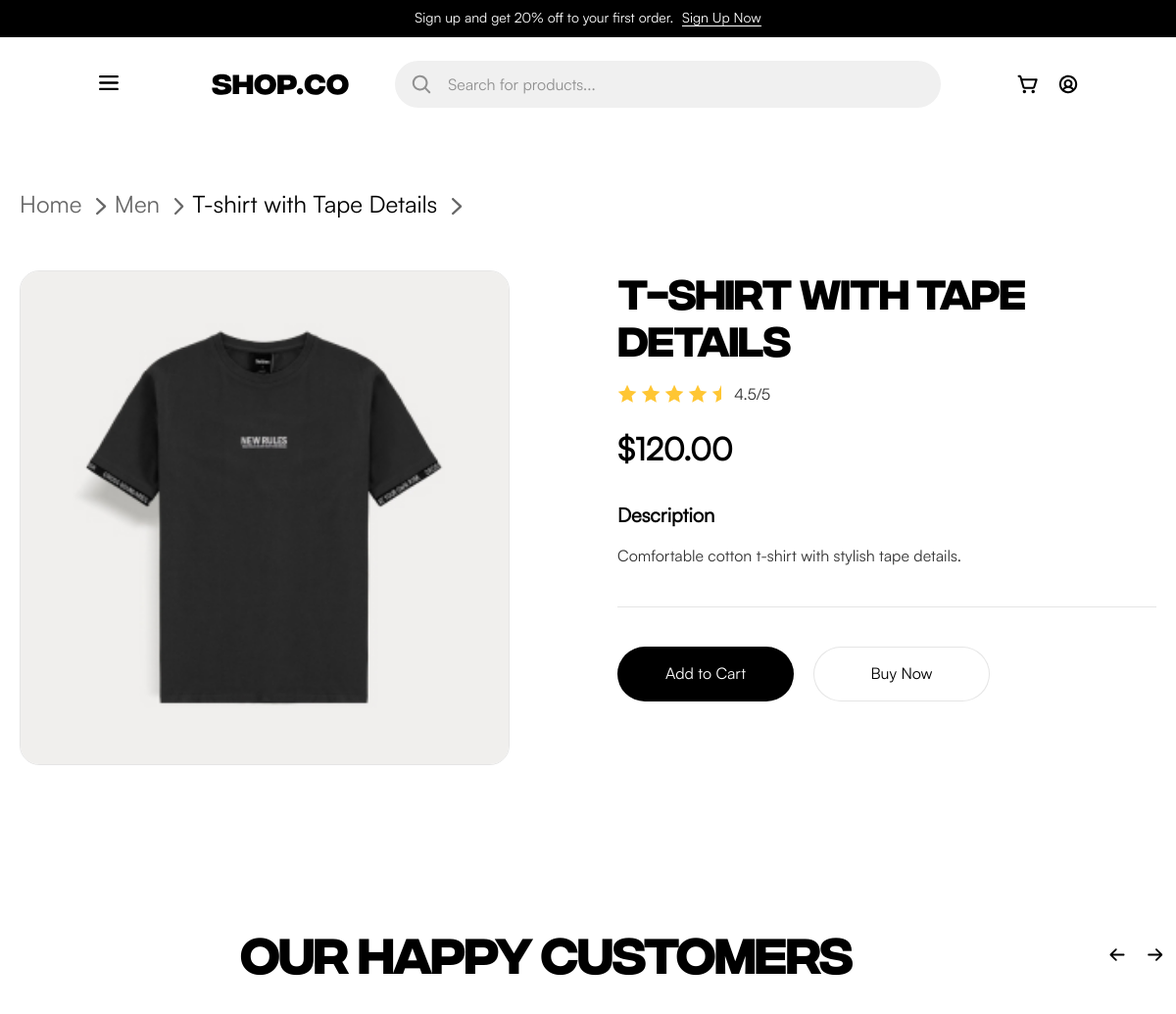
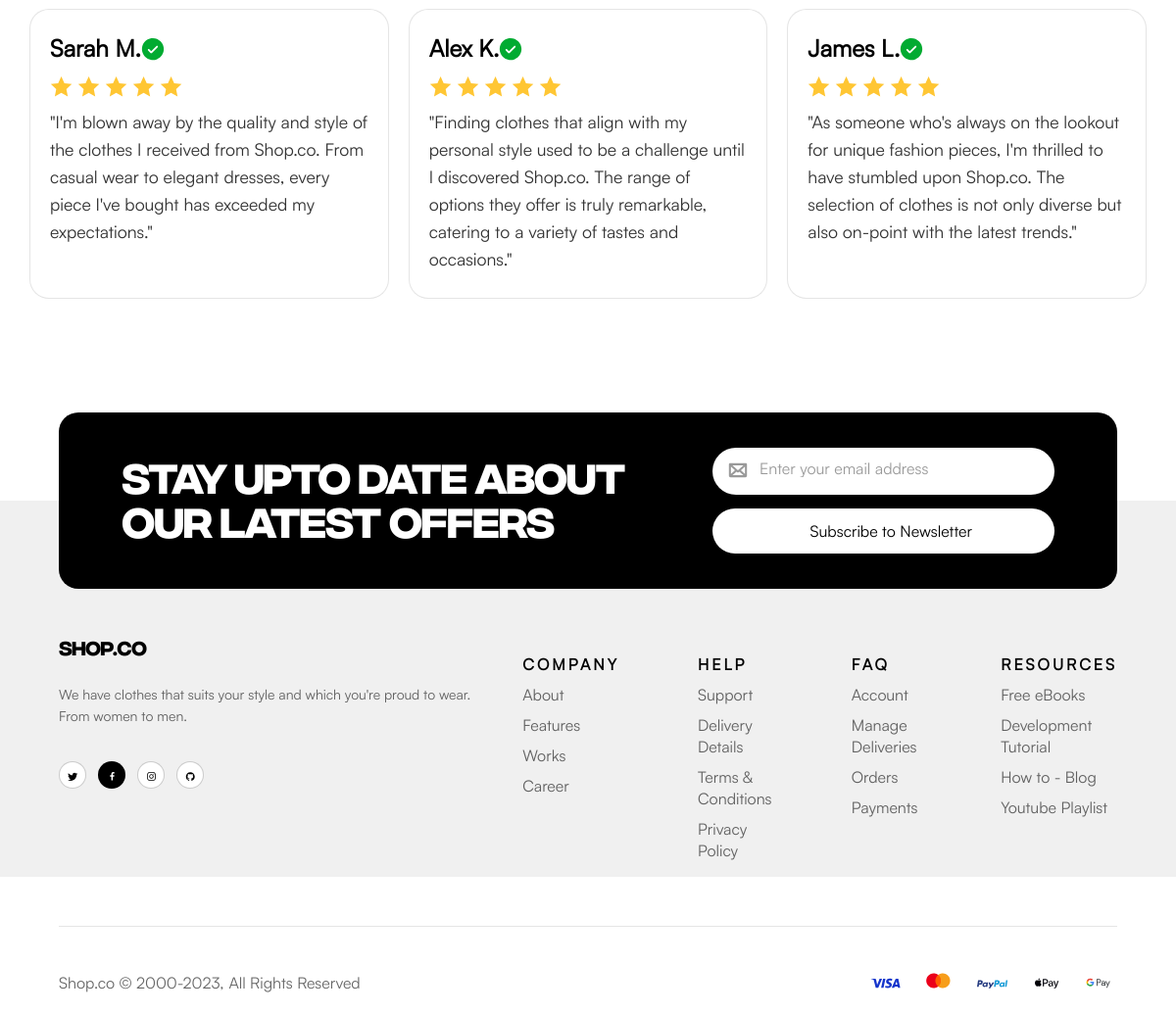
Page /product/1 on the committed database (2 pictures, top to bottom).
### app/models.py (models this page shows, shortened)
class Product(db.Model):
    id = db.Column(db.Integer, primary_key=True)
    name = db.Column(db.String(200), nullable=False)
    description = db.Column(db.Text)
    price = db.Column(db.Float, nullable=False)
    old_price = db.Column(db.Float)
    category = db.Column(db.String(50))
    style = db.Column(db.String(50))
    status = db.Column(db.String(50), default='')
    image = db.Column(db.String(200))
    rating = db.Column(db.Float, default=4.5)
    created_at = db.Column(db.DateTime, default=datetime.utcnow)

### app/routes.py (the view)
@bp.route('/product/<int:id>')
def product(id):
    product = Product.query.get_or_404(id)
    return render_template('product.html', product=product)

### app/templates/product.html (shortened to what this page needs)
{% extends "base.html" %}
{% block extra_styles %}
<link href="{{ url_for('static', filename='css/content_blocks/product.css') }}" rel="stylesheet">
{% endblock %}
{% block content %}
<section class="product-section">
    <nav class="hero-breadcrumbs">
        <a href="{{ url_for('main.home') }}">
            <p>Home</p>
            <img class="breadcrums_arrow" src="{{ url_for('static' , filename='img/breadcrums arrow.svg')}}" width="10.4px" height="18,4px">
        </a>
        <a href="{{ url_for('main.category', category_name=product.category) }}">
            <p>{{ product.category|capitalize }}</p>
            <img class="breadcrums_arrow" src="{{ url_for('static' , filename='img/breadcrums arrow.svg')}}" width="10.4px" height="18,4px">
        </a>
        <a class="active" href="#">
            <p>{{ product.name }}</p>
            <img class="breadcrums_arrow" src="{{ url_for('static' , filename='img/breadcrums arrow.svg')}}" width="10.4px" height="18,4px">
        </a>
    </nav>
    <div class="product-container">
        <div class="product-images">
            <img src="{{ url_for('static', filename='img/' + product.image) }}"
                 alt="{{ product.name }}"
                 class="main-image">
        </div>
        <div class="product-info">
            <h1>{{ product.name }}</h1>
            <div class="product-rating">
                <div class="rating-stars">
                    {% set full_stars = product.rating|int %}
                    {% set has_half = product.rating - full_stars >= 0.5 %}
                    {% for i in range(full_stars) %}
                    <img src="{{ url_for('static', filename='img/Star 5.svg') }}" width="20" height="20" alt="star">
                    {% endfor %}
                    {% if has_half %}
                    <div class="half">
                        <img src="{{ url_for('static', filename='img/Star 5.svg') }}" width="20" height="20" alt="star">
                    </div>
                    {% endif %}
                    <span class="rating-number">{{ "%.1f"|format(product.rating) }}/5</span>
                </div>
            </div>
            <div class="product-price">
                {% if product.old_price %}
                <span class="current-price">${{ "%.2f"|format(product.price) }}</span>
                <span class="old-price">${{ "%.2f"|format(product.old_price) }}</span>
                {% set discount = ((product.old_price - product.price) / product.old_price * 100)|int %}
                <span class="discount">-{{ discount }}%</span>
                {% else %}
                <span class="current-price">${{ "%.2f"|format(product.price) }}</span>
                {% endif %}
            </div>
            <div class="product-description">
                <h3>Description</h3>
                <p>{{ product.description }}</p>
            </div>
            <div class="product-actions">
                <button class="add-to-cart buttonBlack" data-product-id="{{ product.id }}">
                    Add to Cart
                </button>
                <a href="{{ url_for('main.stub') }}" class="buy-now button">Buy Now</a>
            </div>
        </div>
    </div>
</section>
    <section class="carousel">
        <div class="carousel-header">
            <h2 class="H2-IntegralFont">OUR HAPPY CUSTOMERS</h2>
            <button class="carousel-button prev" onclick="moveCarousel(-1)">
                <img src="{{ url_for('static', filename='img/black-arrow.svg') }}" width="16" height="19" alt="left-arrow(prev)">
            </button>
            <button class="carousel-button next" onclick="moveCarousel(1)">
                <img src="{{ url_for('static', filename='img/black-arrow.svg') }}" width="16" height="19" alt="right-arrow(next)">
            </button>
        </div>
        <ul class="carousel-container">
            <li class="review-group">
                <article class="Reviews-item">
                    <div class="review-header">
                        <h3 class="review-name">Sarah M.</h3>
                        <img src="{{ url_for('static', filename='img/Green-roun-with-check.svg') }}" width="24" height="24" alt="Verified">
                    </div>
                    <ul class="Reviews-item-stars">
                        <li><img src="{{ url_for('static', filename='img/Star 5.svg') }}" width="23" height="23" alt="star"></li>
                        <li><img src="{{ url_for('static', filename='img/Star 5.svg') }}" width="23" height="23" alt="star"></li>
                        <li><img src="{{ url_for('static', filename='img/Star 5.svg') }}" width="23" height="23" alt="star"></li>
                        <li><img src="{{ url_for('static', filename='img/Star 5.svg') }}" width="23" height="23" alt="star"></li>
                        <li><img src="{{ url_for('static', filename='img/Star 5.svg') }}" width="23" height="23" alt="star"></li>
                    </ul>
                    <p class="review-text">"I'm blown away by the quality and style of the clothes I received from Shop.co. From casual wear to elegant dresses, every piece I've bought has exceeded my expectations."</p>
                </article>
                <article class="Reviews-item">
                    <div class="review-header">
                        <h3 class="review-name">Alex K.</h3>
                        <img src="{{ url_for('static', filename='img/Green-roun-with-check.svg') }}" width="24" height="24" alt="Verified">
                    </div>
                    <ul class="Reviews-item-stars">
                        <li><img src="{{ url_for('static', filename='img/Star 5.svg') }}" width="23" height="23" alt="star"></li>
                        <li><img src="{{ url_for('static', filename='img/Star 5.svg') }}" width="23" height="23" alt="star"></li>
                        <li><img src="{{ url_for('static', filename='img/Star 5.svg') }}" width="23" height="23" alt="star"></li>
                        <li><img src="{{ url_for('static', filename='img/Star 5.svg') }}" width="23" height="23" alt="star"></li>
                        <li><img src="{{ url_for('static', filename='img/Star 5.svg') }}" width="23" height="23" alt="star"></li>
                    </ul>
                    <p class="review-text">"Finding clothes that align with my personal style used to be a challenge until I discovered Shop.co. The range of options they offer is truly remarkable, catering to a variety of tastes and occasions."</p>
                </article>
                <article class="Reviews-item">
                    <div class="review-header">
                        <h3 class="review-name">James L.</h3>
                        <img src="{{ url_for('static', filename='img/Green-roun-with-check.svg') }}" width="24" height="24" alt="Verified">
                    </div>
                    <ul class="Reviews-item-stars">
                        <li><img src="{{ url_for('static', filename='img/Star 5.svg') }}" width="23" height="23" alt="star"></li>
                        <li><img src="{{ url_for('static', filename='img/Star 5.svg') }}" width="23" height="23" alt="star"></li>
                        <li><img src="{{ url_for('static', filename='img/Star 5.svg') }}" width="23" height="23" alt="star"></li>
                        <li><img src="{{ url_for('static', filename='img/Star 5.svg') }}" width="23" height="23" alt="star"></li>
                        <li><img src="{{ url_for('static', filename='img/Star 5.svg') }}" width="23" height="23" alt="star"></li>
                    </ul>
                    <p class="review-text">"As someone who's always on the lookout for unique fashion pieces, I'm thrilled to have stumbled upon Shop.co. The selection of clothes is not only diverse but also on-point with the latest trends."</p>
                </article>
            </li>
            <li class="review-group">
            </li>
        </ul>
    </section>
{% endblock %}

### app/static/css/common.css (style rules this page uses)
body { margin: 0; padding: 0; font-size: 16px; line-height: 22px; color: rgba(0, 0, 0, 0.6); background-color: rgba(255, 255, 255, 1); font-family: "Satoshi"; }
* { box-sizing: border-box; }
h1 { font-family: "Integral CF"; }
h1, h2, h3, h4, .price, .price_now { color: rgba(0, 0, 0, 1); }
.H2-IntegralFont { font-family: "Integral CF"; font-size: 48px; line-height: 57.6px; }
ul, li { padding: 0; list-style: none; }
.button { display:flex; align-items: center; justify-content: center; font-size: 16px; line-height: 21.6px; font-weight: 500; text-decoration: none; color: rgba(0, 0, 0, 1); border: 1px solid rgba(0, 0, 0, 0.1); border-radius: 62px; transition: all 0.3s ease; }
.buttonBlack { display: inline-flex; align-items: center; justify-content: center; padding: 12px 24px; font-size: 16px; line-height: 21.6px; font-weight: 500; text-decoration: none; color: rgba(255, 255, 255, 1); background-color: rgba(0, 0, 0, 1); border-radius: 62px; transition: all 0.3s ease; }
.rating-stars { display: flex; gap: 2px; }
.half { width: 9px; overflow: hidden; }
.half img { width: 18px; height: 18px; }
.rating-number { margin-left:9px; }
.hero-breadcrumbs { margin-bottom: 32px; display: flex; gap: 8px; align-items: center; }
.hero-breadcrumbs a { font-size: 24px; line-height: 21.6px; color: rgba(0, 0, 0, 0.6); text-decoration: none; transition: color 0.3s ease; display: flex; align-items: center; }
.breadcrums_arrow { margin-left: 15px; position: relative; top: 2.5px; }
.hero-breadcrumbs a.active { color: rgba(0, 0, 0, 1); font-weight: 500; }

### rows in the picture
Product: category "Men", name "T-shirt with Tape Details", image (picture), rating "4.5", price "120.00", description "Comfortable cotton t-shirt with stylish tape details."
